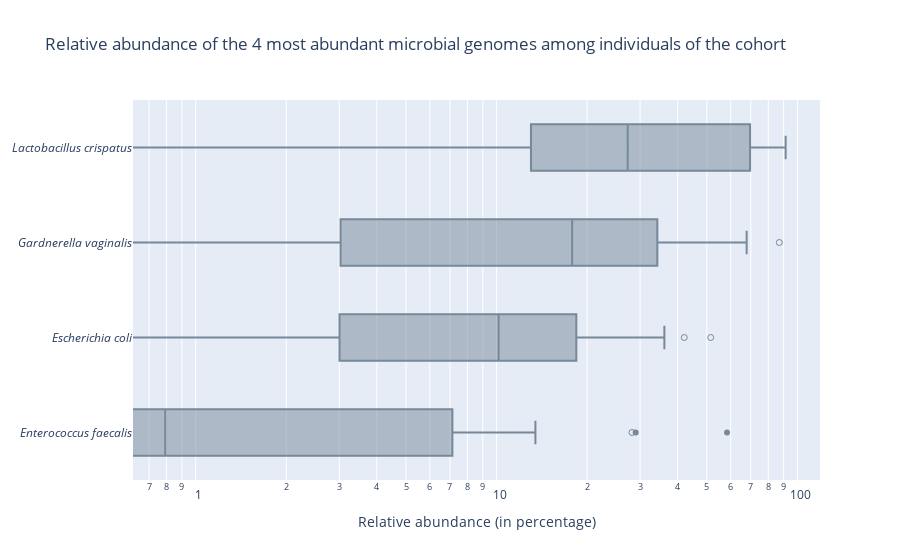

Notebook cell for this chart:
### Code cell
fig2 = instance.plot_most_abundant_taxa(
    mode="boxplot",
    taxa_level="species",
    prevalence_threshold=None,
    average_relative_abundance_threshold=5,
    higher_classification=False,                
    ascending=False,
    output_file="Most_abundant_species.html"        # It's also possible to generate a static image. You just need to change the extension of the file
)

### Figure 1 — Plotly figure (JSON) as saved in the notebook; plotly's stock layout.template omitted (floating-point values rounded to 4 significant figures)
{"data": [{"boxpoints": "suspectedoutliers", "marker": {"color": "#778899"}, "name": "<i>Enterococcus faecalis</i>", "orientation": "h", "text": ["SAMPLE_1", "SAMPLE_2", "SAMPLE_3", "SAMPLE_4", "SAMPLE_5", "SAMPLE_6", "SAMPLE_7", "SAMPLE_8", "SAMPLE_9", "SAMPLE_10", "SAMPLE_11", "SAMPLE_12", "SAMPLE_13", "SAMPLE_14", "SAMPLE_15", "SAMPLE_16", "SAMPLE_17", "SAMPLE_18", "SAMPLE_19", "SAMPLE_20", "SAMPLE_21", "SAMPLE_22", "SAMPLE_23", "SAMPLE_24", "SAMPLE_25", "SAMPLE_26", "SAMPLE_27", "SAMPLE_28", "SAMPLE_29", "SAMPLE_30"], "type": "box", "x": [8.79, 5.016, 0, 4.934, 4.669, 0, 0, 0, 0, 0, 0, 0, 3.977, 0, 1.584, 0, 8.396, 28.19, 7.132, 29.0, 5.183, 0, 9.268, 0, 0, 13.46, 3.007, 58.35, 0, 0], "y": ["<i>Enterococcus faecalis</i>", "<i>Enterococcus faecalis</i>", "<i>Enterococcus faecalis</i>", "<i>Enterococcus faecalis</i>", "<i>Enterococcus faecalis</i>", "<i>Enterococcus faecalis</i>", "<i>Enterococcus faecalis</i>", "<i>Enterococcus faecalis</i>", "<i>Enterococcus faecalis</i>", "<i>Enterococcus faecalis</i>", "<i>Enterococcus faecalis</i>", "<i>Enterococcus faecalis</i>", "<i>Enterococcus faecalis</i>", "<i>Enterococcus faecalis</i>", "<i>Enterococcus faecalis</i>", "<i>Enterococcus faecalis</i>", "<i>Enterococcus faecalis</i>", "<i>Enterococcus faecalis</i>", "<i>Enterococcus faecalis</i>", "<i>Enterococcus faecalis</i>", "<i>Enterococcus faecalis</i>", "<i>Enterococcus faecalis</i>", "<i>Enterococcus faecalis</i>", "<i>Enterococcus faecalis</i>", "<i>Enterococcus faecalis</i>", "<i>Enterococcus faecalis</i>", "<i>Enterococcus faecalis</i>", "<i>Enterococcus faecalis</i>", "<i>Enterococcus faecalis</i>", "<i>Enterococcus faecalis</i>"]}, {"boxpoints": "suspectedoutliers", "marker": {"color": "#778899"}, "name": "<i>Escherichia coli</i>", "orientation": "h", "text": ["SAMPLE_1", "SAMPLE_2", "SAMPLE_3", "SAMPLE_4", "SAMPLE_5", "SAMPLE_6", "SAMPLE_7", "SAMPLE_8", "SAMPLE_9", "SAMPLE_10", "SAMPLE_11", "SAMPLE_12", "SAMPLE_13", "SAMPLE_14", "SAMPLE_15", "SAMPLE_16", "SAMPLE_17", "SAMPLE_18", "SAMPLE_19", "SAMPLE_20", "SAMPLE_21", "SAMPLE_22", "SAMPLE_23", "SAMPLE_24", "SAMPLE_25", "SAMPLE_26", "SAMPLE_27", "SAMPLE_28", "SAMPLE_29", "SAMPLE_30"], "type": "box", "x": [9.078, 14.63, 5.305, 9.868, 16.72, 17.8, 6.776, 17.73, 3.349, 12.1, 18.41, 0, 20.82, 3.583, 17.42, 0, 10.45, 0, 8.875, 36.13, 32.62, 0, 30.0, 0, 0, 32.03, 3.007, 0, 42.07, 51.49], "y": ["<i>Escherichia coli</i>", "<i>Escherichia coli</i>", "<i>Escherichia coli</i>", "<i>Escherichia coli</i>", "<i>Escherichia coli</i>", "<i>Escherichia coli</i>", "<i>Escherichia coli</i>", "<i>Escherichia coli</i>", "<i>Escherichia coli</i>", "<i>Escherichia coli</i>", "<i>Escherichia coli</i>", "<i>Escherichia coli</i>", "<i>Escherichia coli</i>", "<i>Escherichia coli</i>", "<i>Escherichia coli</i>", "<i>Escherichia coli</i>", "<i>Escherichia coli</i>", "<i>Escherichia coli</i>", "<i>Escherichia coli</i>", "<i>Escherichia coli</i>", "<i>Escherichia coli</i>", "<i>Escherichia coli</i>", "<i>Escherichia coli</i>", "<i>Escherichia coli</i>", "<i>Escherichia coli</i>", "<i>Escherichia coli</i>", "<i>Escherichia coli</i>", "<i>Escherichia coli</i>", "<i>Escherichia coli</i>", "<i>Escherichia coli</i>"]}, {"boxpoints": "suspectedoutliers", "marker": {"color": "#778899"}, "name": "<i>Gardnerella vaginalis</i>", "orientation": "h", "text": ["SAMPLE_1", "SAMPLE_2", "SAMPLE_3", "SAMPLE_4", "SAMPLE_5", "SAMPLE_6", "SAMPLE_7", "SAMPLE_8", "SAMPLE_9", "SAMPLE_10", "SAMPLE_11", "SAMPLE_12", "SAMPLE_13", "SAMPLE_14", "SAMPLE_15", "SAMPLE_16", "SAMPLE_17", "SAMPLE_18", "SAMPLE_19", "SAMPLE_20", "SAMPLE_21", "SAMPLE_22", "SAMPLE_23", "SAMPLE_24", "SAMPLE_25", "SAMPLE_26", "SAMPLE_27", "SAMPLE_28", "SAMPLE_29", "SAMPLE_30"], "type": "box", "x": [40.2, 3.03, 0, 36.18, 4.217, 31.11, 0, 57.95, 8.732, 32.35, 67.81, 3.542, 25.73, 12.96, 0.905, 0.8048, 21.83, 42.05, 34.23, 0, 33.69, 8.944, 35.37, 4.412, 0, 0, 87.06, 22.44, 18.54, 17.13], "y": ["<i>Gardnerella vaginalis</i>", "<i>Gardnerella vaginalis</i>", "<i>Gardnerella vaginalis</i>", "<i>Gardnerella vaginalis</i>", "<i>Gardnerella vaginalis</i>", "<i>Gardnerella vaginalis</i>", "<i>Gardnerella vaginalis</i>", "<i>Gardnerella vaginalis</i>", "<i>Gardnerella vaginalis</i>", "<i>Gardnerella vaginalis</i>", "<i>Gardnerella vaginalis</i>", "<i>Gardnerella vaginalis</i>", "<i>Gardnerella vaginalis</i>", "<i>Gardnerella vaginalis</i>", "<i>Gardnerella vaginalis</i>", "<i>Gardnerella vaginalis</i>", "<i>Gardnerella vaginalis</i>", "<i>Gardnerella vaginalis</i>", "<i>Gardnerella vaginalis</i>", "<i>Gardnerella vaginalis</i>", "<i>Gardnerella vaginalis</i>", "<i>Gardnerella vaginalis</i>", "<i>Gardnerella vaginalis</i>", "<i>Gardnerella vaginalis</i>", "<i>Gardnerella vaginalis</i>", "<i>Gardnerella vaginalis</i>", "<i>Gardnerella vaginalis</i>", "<i>Gardnerella vaginalis</i>", "<i>Gardnerella vaginalis</i>", "<i>Gardnerella vaginalis</i>"]}, {"boxpoints": "suspectedoutliers", "marker": {"color": "#778899"}, "name": "<i>Lactobacillus crispatus</i>", "orientation": "h", "text": ["SAMPLE_1", "SAMPLE_2", "SAMPLE_3", "SAMPLE_4", "SAMPLE_5", "SAMPLE_6", "SAMPLE_7", "SAMPLE_8", "SAMPLE_9", "SAMPLE_10", "SAMPLE_11", "SAMPLE_12", "SAMPLE_13", "SAMPLE_14", "SAMPLE_15", "SAMPLE_16", "SAMPLE_17", "SAMPLE_18", "SAMPLE_19", "SAMPLE_20", "SAMPLE_21", "SAMPLE_22", "SAMPLE_23", "SAMPLE_24", "SAMPLE_25", "SAMPLE_26", "SAMPLE_27", "SAMPLE_28", "SAMPLE_29", "SAMPLE_30"], "type": "box", "x": [12.25, 56.01, 84.09, 24.01, 63.25, 26.05, 75.61, 0, 69.62, 22.64, 0, 78.75, 21.64, 69.23, 65.61, 90.24, 32.18, 13.01, 27.34, 15.34, 9.756, 80.28, 0, 75.8, 91.4, 41.69, 0, 2.993, 27.24, 14.02], "y": ["<i>Lactobacillus crispatus</i>", "<i>Lactobacillus crispatus</i>", "<i>Lactobacillus crispatus</i>", "<i>Lactobacillus crispatus</i>", "<i>Lactobacillus crispatus</i>", "<i>Lactobacillus crispatus</i>", "<i>Lactobacillus crispatus</i>", "<i>Lactobacillus crispatus</i>", "<i>Lactobacillus crispatus</i>", "<i>Lactobacillus crispatus</i>", "<i>Lactobacillus crispatus</i>", "<i>Lactobacillus crispatus</i>", "<i>Lactobacillus crispatus</i>", "<i>Lactobacillus crispatus</i>", "<i>Lactobacillus crispatus</i>", "<i>Lactobacillus crispatus</i>", "<i>Lactobacillus crispatus</i>", "<i>Lactobacillus crispatus</i>", "<i>Lactobacillus crispatus</i>", "<i>Lactobacillus crispatus</i>", "<i>Lactobacillus crispatus</i>", "<i>Lactobacillus crispatus</i>", "<i>Lactobacillus crispatus</i>", "<i>Lactobacillus crispatus</i>", "<i>Lactobacillus crispatus</i>", "<i>Lactobacillus crispatus</i>", "<i>Lactobacillus crispatus</i>", "<i>Lactobacillus crispatus</i>", "<i>Lactobacillus crispatus</i>", "<i>Lactobacillus crispatus</i>"]}], "layout": {"showlegend": false, "title": {"text": "Relative abundance of the 4 most abundant microbial genomes among individuals of the cohort"}, "xaxis": {"title": {"text": "Relative abundance (in percentage)"}, "type": "log"}}}
